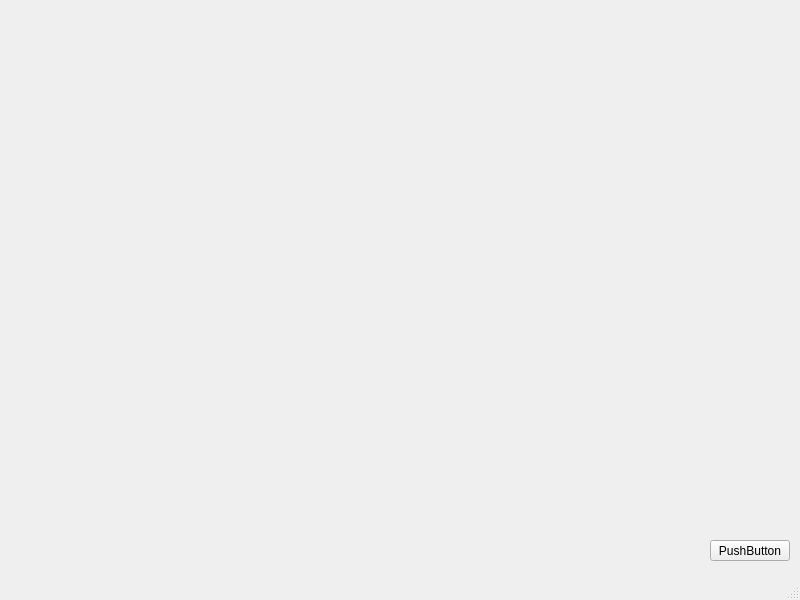
<?xml version="1.0" encoding="UTF-8"?>
<ui version="4.0">
 <class>MainWindow</class>
 <widget class="QMainWindow" name="MainWindow">
  <property name="geometry">
   <rect>
    <x>0</x>
    <y>0</y>
    <width>800</width>
    <height>600</height>
   </rect>
  </property>
  <property name="windowTitle">
   <string>MainWindow</string>
  </property>
  <widget class="QWidget" name="centralwidget">
   <widget class="QLabel" name="Scale_Dark">
    <property name="geometry">
     <rect>
      <x>120</x>
      <y>30</y>
      <width>501</width>
      <height>511</height>
     </rect>
    </property>
    <property name="text">
     <string/>
    </property>
   </widget>
   <widget class="QLabel" name="InsideCircle_Dark">
    <property name="geometry">
     <rect>
      <x>350</x>
      <y>240</y>
      <width>47</width>
      <height>13</height>
     </rect>
    </property>
    <property name="text">
     <string/>
    </property>
   </widget>
   <widget class="QLabel" name="Course_Dark">
    <property name="geometry">
     <rect>
      <x>40</x>
      <y>40</y>
      <width>501</width>
      <height>511</height>
     </rect>
    </property>
    <property name="text">
     <string/>
    </property>
   </widget>
   <widget class="QLabel" name="Arc_Dark">
    <property name="geometry">
     <rect>
      <x>350</x>
      <y>290</y>
      <width>47</width>
      <height>13</height>
     </rect>
    </property>
    <property name="text">
     <string/>
    </property>
   </widget>
   <widget class="QLabel" name="DegreeLabel_Dark">
    <property name="geometry">
     <rect>
      <x>370</x>
      <y>240</y>
      <width>47</width>
      <height>13</height>
     </rect>
    </property>
    <property name="text">
     <string/>
    </property>
   </widget>
   <widget class="QPushButton" name="pushButton">
    <property name="geometry">
     <rect>
      <x>710</x>
      <y>540</y>
      <width>80</width>
      <height>21</height>
     </rect>
    </property>
    <property name="text">
     <string>PushButton</string>
    </property>
   </widget>
   <zorder>Scale_Dark</zorder>
   <zorder>Course_Dark</zorder>
   <zorder>InsideCircle_Dark</zorder>
   <zorder>Arc_Dark</zorder>
   <zorder>DegreeLabel_Dark</zorder>
   <zorder>pushButton</zorder>
  </widget>
  <widget class="QMenuBar" name="menubar">
   <property name="geometry">
    <rect>
     <x>0</x>
     <y>0</y>
     <width>800</width>
     <height>20</height>
    </rect>
   </property>
  </widget>
  <widget class="QStatusBar" name="statusbar"/>
 </widget>
 <resources/>
 <connections/>
</ui>
